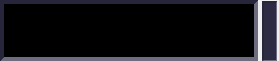
<?xml version="1.0" encoding="UTF-8"?>
<ui version="4.0">
 <class>PlayQueueView</class>
 <widget class="QWidget" name="PlayQueueView">
  <property name="geometry">
   <rect>
    <x>0</x>
    <y>0</y>
    <width>279</width>
    <height>61</height>
   </rect>
  </property>
  <property name="sizePolicy">
   <sizepolicy hsizetype="Preferred" vsizetype="Preferred">
    <horstretch>0</horstretch>
    <verstretch>0</verstretch>
   </sizepolicy>
  </property>
  <property name="minimumSize">
   <size>
    <width>256</width>
    <height>60</height>
   </size>
  </property>
  <property name="maximumSize">
   <size>
    <width>320</width>
    <height>61</height>
   </size>
  </property>
  <property name="windowTitle">
   <string>PlayQueueWindow</string>
  </property>
  <property name="autoFillBackground">
   <bool>false</bool>
  </property>
  <property name="styleSheet">
   <string notr="true">#PlayerQueueView {
	background-color: #333350;
}</string>
  </property>
  <layout class="QVBoxLayout" name="verticalLayout_2">
   <property name="spacing">
    <number>0</number>
   </property>
   <property name="leftMargin">
    <number>0</number>
   </property>
   <property name="topMargin">
    <number>0</number>
   </property>
   <property name="rightMargin">
    <number>0</number>
   </property>
   <property name="bottomMargin">
    <number>0</number>
   </property>
   <item>
    <layout class="QVBoxLayout" name="verticalLayout">
     <property name="spacing">
      <number>0</number>
     </property>
     <item>
      <layout class="QHBoxLayout" name="topContainer">
       <property name="spacing">
        <number>0</number>
       </property>
       <item>
        <layout class="QVBoxLayout" name="queueContainer">
         <property name="spacing">
          <number>0</number>
         </property>
         <property name="leftMargin">
          <number>0</number>
         </property>
         <property name="topMargin">
          <number>0</number>
         </property>
         <property name="rightMargin">
          <number>2</number>
         </property>
         <property name="bottomMargin">
          <number>0</number>
         </property>
         <item>
          <widget class="QFrame" name="queueFrame">
           <property name="sizePolicy">
            <sizepolicy hsizetype="Ignored" vsizetype="Expanding">
             <horstretch>0</horstretch>
             <verstretch>0</verstretch>
            </sizepolicy>
           </property>
           <property name="minimumSize">
            <size>
             <width>60</width>
             <height>30</height>
            </size>
           </property>
           <property name="maximumSize">
            <size>
             <width>16777215</width>
             <height>16777215</height>
            </size>
           </property>
           <property name="styleSheet">
            <string notr="true">#queueFrame {
	background-color: #000;
	border-top: 1px solid #26253c;
	border-right: 1px solid #6d6d7f;
	border-bottom: 1px solid #6d6d7f;
	border-left: 1px solid #26253c;
}</string>
           </property>
           <layout class="QVBoxLayout" name="verticalLayout_3">
            <property name="spacing">
             <number>0</number>
            </property>
            <property name="leftMargin">
             <number>0</number>
            </property>
            <property name="topMargin">
             <number>0</number>
            </property>
            <property name="rightMargin">
             <number>0</number>
            </property>
            <property name="bottomMargin">
             <number>0</number>
            </property>
            <item>
       <widget class="QTreeView" name="queueList">
        <property name="font">
         <font>
          <family>Bitstream Vera Sans Mono</family>
          <pointsize>14</pointsize>
          <bold>true</bold>
         </font>
        </property>
        <property name="styleSheet">
         <string notr="true">QTreeView {
	color: #00e800;
	background-color: #000000;
	border-top: 3px solid #26253c;
	border-right: 3px solid #6d6d7f;
	border-bottom: 3px solid #6d6d7f;
	border-left: 3px solid #26253c;
    alternate-background-color: #10101a;
}

QTreeView::item {
	height: 45px;
	padding-right: 16px;
}

QTreeView::item:selected {
	color: #000;
    background-color: #00e800;
}

QTreeView::item:selected:!active {
	color: #000;
	background-color: #00e800;
}

QTreeView::item:selected:active {
	color: #000;
    background-color: #00e800;
}

QScrollBar:vertical {
	background-color: #191926;
	width: 4px;
}

QScrollBar::handle:vertical {
	background-color: #b0995e;
}

 QScrollBar::up-arrow:vertical, QScrollBar::down-arrow:vertical {
	height: 0px;
	width: 0px;
	background-color: transparent;
	background: none;
	border: none;
}

 QScrollBar::add-page:vertical, QScrollBar::sub-page:vertical {
	background: none;
	height: 0px;
	width: 0px;
	border: none;
 }

 QScrollBar::add-line:vertical {
    background: none;
	height: 0px;
	width: 0px;
	border: none;
 }

 QScrollBar::sub-line:vertical {
    background: none;
	height: 0px;
	width: 0px;
	border: none;
 }


QScrollBar:horizontal {
	background-color: #191926;
	height: 4px;
}

QScrollBar::handle:horizontal {
	background-color: #b0995e;
}

 QScrollBar::left-arrow:horizontal, QScrollBar::right-arrow:horizontal {
	height: 0px;
	width: 0px;
	background-color: transparent;
	background: none;
	border: none;
}

 QScrollBar::add-page:horizontal, QScrollBar::sub-page:horizontal {
	background: none;
	height: 0px;
	width: 0px;
	border: none;
 }

 QScrollBar::add-line:horizontal {
    background: none;
	height: 0px;
	width: 0px;
	border: none;
 }

 QScrollBar::sub-line:horizontal {
    background: none;
	height: 0px;
	width: 0px;
	border: none;
 }

QHeaderView::section {
    background-color: #bccdd5;
    color: #333350;
    border: none;
	height: 28px;
	font-size: 12pt;
	font-weight: bold;
	padding-right: 8px;
}</string>
        </property>
        <property name="verticalScrollBarPolicy">
         <enum>Qt::ScrollBarAsNeeded</enum>
        </property>
        <property name="editTriggers">
         <set>QAbstractItemView::DoubleClicked|QAbstractItemView::EditKeyPressed</set>
        </property>
        <property name="alternatingRowColors">
         <bool>false</bool>
        </property>
        <property name="verticalScrollMode">
         <enum>QAbstractItemView::ScrollPerPixel</enum>
        </property>
       </widget>
        
            </item>
           </layout>
          </widget>
         </item>
        </layout>
       </item>
       <item>
        <layout class="QVBoxLayout" name="scrollBarContainer">
         <property name="spacing">
          <number>0</number>
         </property>
         <property name="leftMargin">
          <number>2</number>
         </property>
         <property name="topMargin">
          <number>1</number>
         </property>
         <property name="rightMargin">
          <number>2</number>
         </property>
         <item>
          <widget class="QSlider" name="scrollBar">
           <property name="sizePolicy">
            <sizepolicy hsizetype="Fixed" vsizetype="Expanding">
             <horstretch>0</horstretch>
             <verstretch>0</verstretch>
            </sizepolicy>
           </property>
           <property name="minimumSize">
            <size>
             <width>8</width>
             <height>0</height>
            </size>
           </property>
           <property name="maximumSize">
            <size>
             <width>32</width>
             <height>16777215</height>
            </size>
           </property>
           <property name="styleSheet">
            <string notr="true">QSlider::handle:vertical {
	width: 8px;
	height: 18px;
	background-color: transparent;
	border-image: url(:assets/posHandle_vert.png);
	background: none;
	background-repeat: none;
}

QSlider::handle:vertical:pressed {
	border-image: url(:assets/posHandle_vert_p.png);
}

QSlider::groove:vertical {
	background: transparent;
}

#scrollBar {
	background-color: #2c2b43;
	border-top: 2px solid #26253c;
	border-right: 1px solid #6d6d7f;
	border-bottom: 1px solid #6d6d7f;
	border-left: 2px solid #26253c;
	padding-top: -2px;
	padding-right: -1px;
	padding-bottom: -1px;
	padding-left: -2px;
}</string>
           </property>
           <property name="orientation">
            <enum>Qt::Vertical</enum>
           </property>
          </widget>
         </item>
        </layout>
       </item>
      </layout>
     </item>
    </layout>
   </item>
  </layout>
 </widget>
 <resources/>
 <connections/>
</ui>
